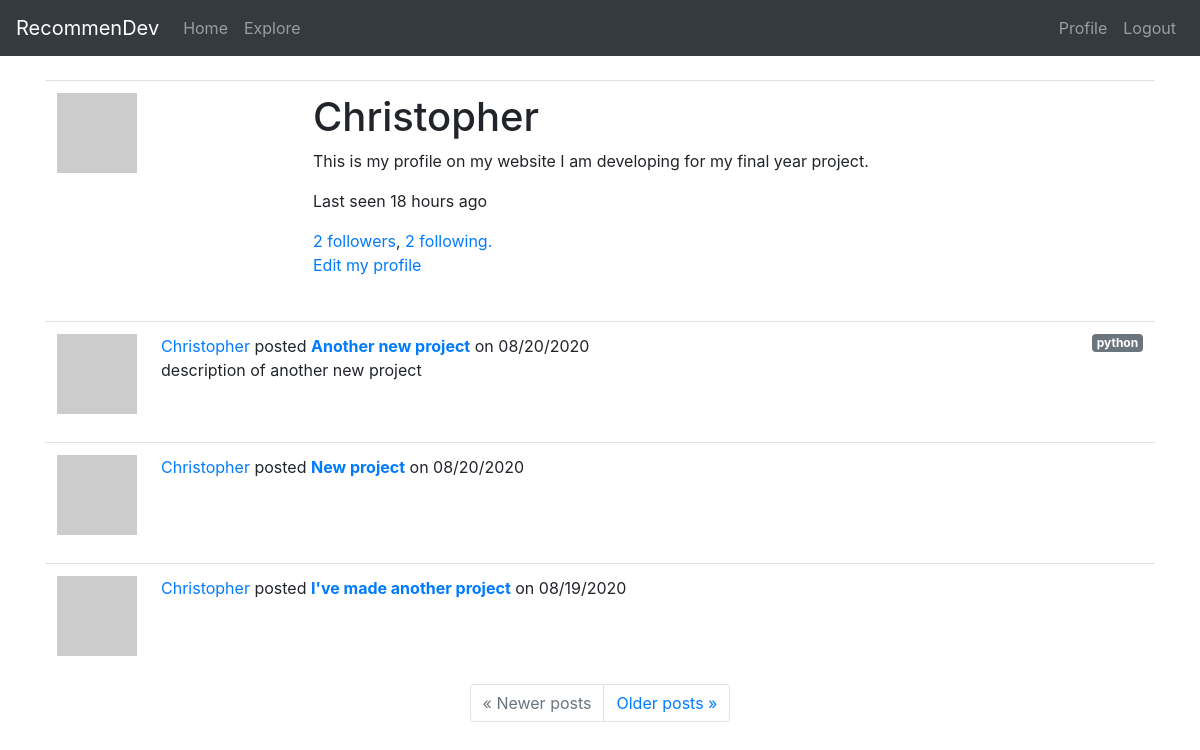
Page /user/Christopher (signed in) on the committed database.
### app/models.py (models this page shows, shortened)
class User(UserMixin, db.Model):
    id = db.Column(db.Integer, primary_key=True)
    username = db.Column(db.String(30), index=True, unique=True)
    email = db.Column(db.String(50), index=True, unique=True)
    password_hash = db.Column(db.String(128))
    projects = db.relationship('Project', backref='owner', lazy='dynamic')
    about_me = db.Column(db.String(140))
    last_seen = db.Column(db.DateTime, default=datetime.utcnow)
    followed = db.relationship(
        'User', secondary=followers,
        primaryjoin=(followers.c.follower_id == id),
        secondaryjoin=(followers.c.followed_id == id),
        backref=db.backref('followers', lazy='dynamic'), lazy='dynamic')
    rated = db.relationship(
        'Project', secondary=ratings,
        backref=db.backref('raters', lazy='dynamic'), lazy='dynamic')
    def avatar(self, size):
        digest = md5(self.email.lower().encode('utf-8')).hexdigest()
        return 'https://www.gravatar.com/avatar/{}?d=retro&s={}'.format(digest, size)

class Project(db.Model):
    id = db.Column(db.Integer, primary_key=True)
    user_id = db.Column(db.Integer, db.ForeignKey('user.id'))
    title = db.Column(db.String(60))
    description = db.Column(db.String(150))
    timestamp = db.Column(db.DateTime, index=True, default=datetime.utcnow)
    language = db.Column(db.String(15))
    git_url = db.Column(db.String(50))
    tags = db.Column(db.String(60))

### app/routes.py (the view)
@app.route('/user/<username>')
@login_required
def user(username):
    user = User.query.filter_by(username=username).first_or_404()
    following = user.followed.all()
    followers = user.followers.all()
    page = request.args.get('page', 1, type=int)
    projects = user.projects.order_by(Project.timestamp.desc()).paginate(page, app.config['POSTS_PER_PAGE'], False)
    next_url = url_for('user', username=user.username, page=projects.next_num) \
        if projects.has_next else None
    prev_url = url_for('user', username=user.username, page=projects.prev_num) \
        if projects.has_prev else None
    form = EmptyForm()
    return render_template('user.html', title=f'{user.username}\'s profile', user=user, following=following, followers=followers, projects=projects.items, next_url=next_url, prev_url=prev_url, form=form)

### app/models.py (called while the page is built)
@login.user_loader
def load_user(id):
    return User.query.get(int(id))

### app/routes.py (called while the page is built)
@app.before_request
def before_request():
    if current_user.is_authenticated:
        current_user.last_seen = datetime.utcnow()
        db.session.commit()

### app/templates/user.html (shortened to what this page needs)
{% extends "base.html" %}
{% block content %}
    <table class="table table-hover">
        <tr>
            <td width="256px"><img src="{{ user.avatar(256) }}"></td>
            <td>
                <h1>{{ user.username }}</h1>
                {% if user.about_me %}<p>{{ user.about_me }}</p>{% endif %}
                {% if user.last_seen %}
                <p>Last seen {{ moment(user.last_seen).fromNow() }}</p>
                {% endif %}
                <a href="#", id="followers_btn", data-toggle="modal", {% if followers %} data-target="#followers_modal" {% endif %}>{{ user.followers.count() }} followers</a>, <a href="#", id="following_btn", data-toggle="modal", {% if following %} data-target="#following_modal" {% endif %}>{{ user.followed.count() }} following.</a>
                {% if user == current_user %}
                <p><a href="{{ url_for('edit_profile') }}">Edit my profile</a></p>
                {% endif %}
            </td>
        </tr>
    </table>
    {% for project in projects %}
        {% include '_project.html' %}
    {% endfor %}
    <nav aria-label="...">
        <ul class="pagination justify-content-center">
            <li class="page-item{% if not prev_url %} disabled{% endif %}">
                <a class="page-link" href="{{ prev_url or '#' }}">
                    <span aria-hidden="true">&laquo;</span> Newer posts
                </a>
            </li>
            <li class="page-item{% if not next_url %} disabled{% endif %}">
                <a class="page-link" href="{{ next_url or '#' }}">
                    Older posts <span aria-hidden="true">&raquo;</span>
                </a>
            </li>
        </ul>
    </nav>
{% endblock %}

### app/templates/_project.html
<table class="table table-hover">
    <tr>
        <td width="70px">
            <a href="{{ url_for('user', username=project.owner.username) }}">
                {% if project.owner %}
                <img src="{{ project.owner.avatar(70) }}" />
                {% else %}
                <img src="https://via.placeholder.com/70" />
                {% endif %}
            </a>
        </td>
        <td>
            <span class="user_popup">
                <a href="{{ url_for('user', username=project.owner.username) }}">
                    {{ project.owner.username }}
                </a>
            </span>
            posted <a href="{{ url_for('project', id=project.id) }}"><b>{{ project.title }}</b></a> on {{ moment(project.timestamp).format('L') }}
            <a href="{% if project.language %} {{ url_for('language', language=project.language) }} {% endif %}" class="badge badge-secondary float-right">{% if project.language %} {{ project.language }} {% endif %}</a>
            <br> {% if project.description %} {{ project.description }} {% endif %}
        </td>
    </tr>
</table>

### rows in the picture
User: username "Christopher", about_me "This is my profile on my website I am developing for my final year project.", last_seen "18 hours ago"
Project: owner.username "Christopher", title "Another new project", timestamp "08/20/2020", language "python", description "description of another new project"
Project: owner.username "Christopher", title "New project", timestamp "08/20/2020"
Project: owner.username "Christopher", title "I've made another project", timestamp "08/19/2020"

### other values in the picture
{{ user.followers.count() }} "2"
{{ user.followed.count() }} "2"
